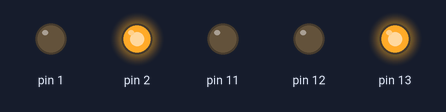
Bench run of a sketch on a simulated Arduino Uno, built with avr-gcc and run on an emulated ATmega328P. On the bench: output pins drawn as LEDs (lit = HIGH).

Above: at 1.7 s.
At 4.7 s:
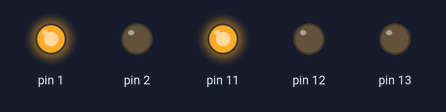
At 6.5 s:
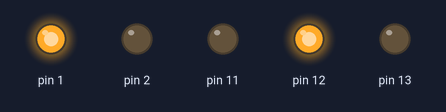
Timing chart, 0 to 9.1 s (numbered marks = the images above):
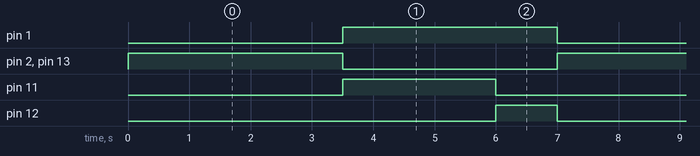

The sketch:

ProgramacaoSemaforoPedestre.ino
```cpp
int led[5];

void setup()
{
  led[0] = 13;
  led[1] = 12;
  led[2] = 11;
  led[3] = 2; // VERDE pedestre
  led[4] = 1; // VERMELHO pedestre

  pinMode(led[0], OUTPUT);
  pinMode(led[1], OUTPUT);
  pinMode(led[2], OUTPUT);
  pinMode(led[3], OUTPUT);
  pinMode(led[4], OUTPUT);
}

void loop()
{
  digitalWrite(led[0], HIGH);
  digitalWrite(led[1], LOW);
  digitalWrite(led[2], LOW);
  digitalWrite(led[3], HIGH);
  digitalWrite(led[4], LOW);
  delay(3500);
  digitalWrite(led[0], LOW);
  digitalWrite(led[1], LOW);
  digitalWrite(led[2], HIGH);
  digitalWrite(led[3], LOW);
  digitalWrite(led[4], HIGH);
  delay(2500);
  digitalWrite(led[0], LOW);
  digitalWrite(led[1], HIGH);
  digitalWrite(led[2], LOW);
  digitalWrite(led[3], LOW);
  digitalWrite(led[4], HIGH);
  delay(1000);
}
```

Measured:
- by itself, pin 1, pin 2, pin 13: alternates HIGH for 3.5 s and LOW for 3.5 s
- by itself, pin 11: alternates HIGH for 2.5 s and LOW for 4.5 s
- by itself, pin 12: alternates HIGH for 1.0 s and LOW for 6.0 s
